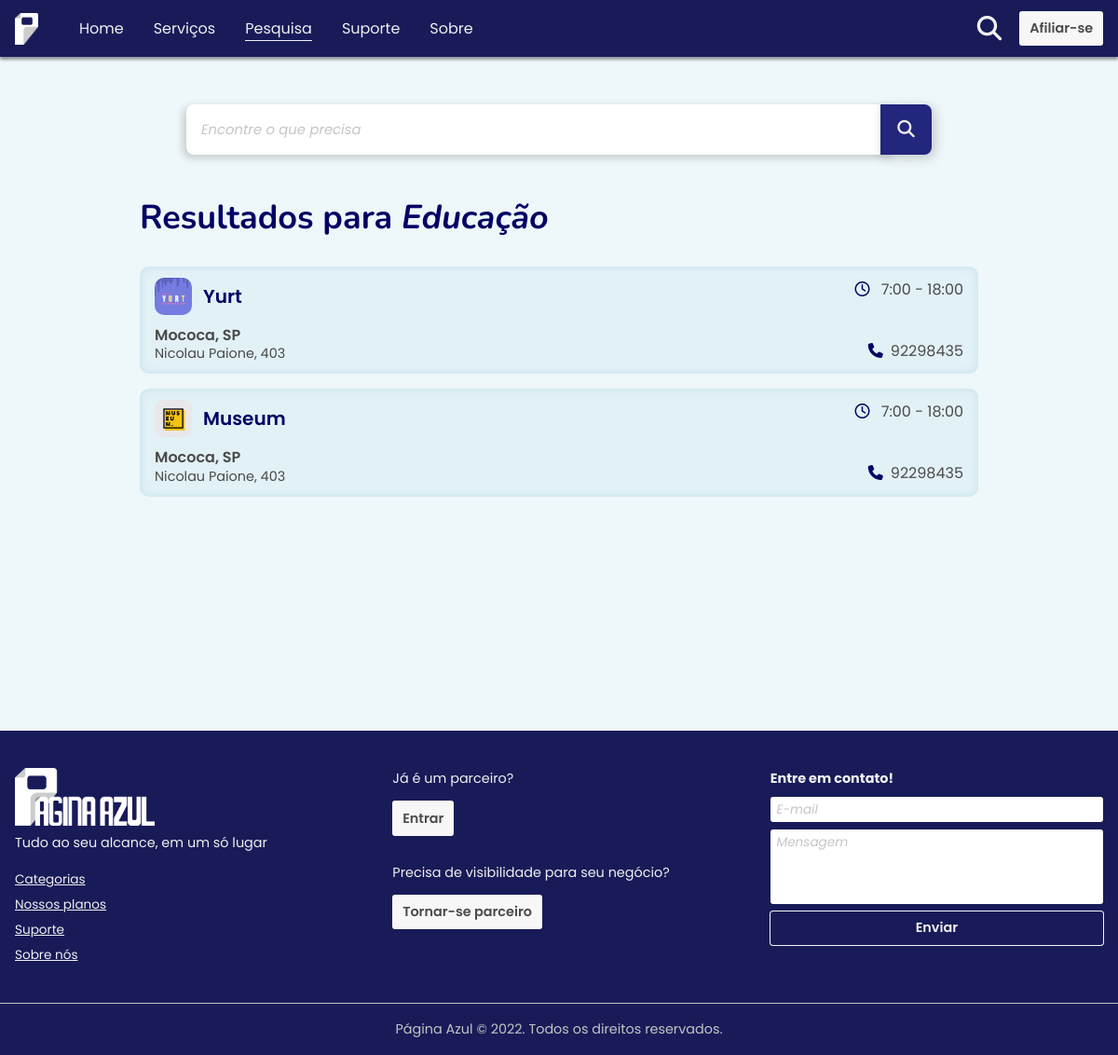
Screenshot of /busca?q=Educação with the database file from the repository.
### tables this page shows
CREATE TABLE `anunciante` (
  `idAnunciante` int(11) NOT NULL,
  `nome` varchar(30) NOT NULL,
  `CNPJ` char(18) DEFAULT NULL,
  `email` varchar(30) NOT NULL,
  `idPlano` int(11) NOT NULL,
  `idCategoria` int(11) NOT NULL,
  `descricao` varchar(1000) DEFAULT NULL,
  `imgAnuncioP` varchar(50) NOT NULL,
  `imgAnuncioG` varchar(50) DEFAULT NULL,
  `facebook` varchar(60) DEFAULT NULL,
  `instagram` varchar(60) DEFAULT NULL,
  `telefone` varchar(15) DEFAULT NULL,
  `celular` varchar(15) DEFAULT NULL,
  `whatsapp` varchar(15) DEFAULT NULL,
  `rua` varchar(30) DEFAULT NULL,
  `numero` varchar(3) DEFAULT NULL,
  `bairro` varchar(20) DEFAULT NULL,
  `cidade` varchar(20) DEFAULT NULL,
  `estado` char(2) DEFAULT NULL,
  `CEP` char(9) DEFAULT NULL
);

### pages/busca.php (the view, shortened to what this page needs)
<?php
  require_once $_SERVER['DOCUMENT_ROOT'] . "/assets/php/conexao.php";
  if (isset($_GET['q']) && str_replace(" ", "", $_GET["q"]) != '')  {
    $searchConditions = TRUE;
  } else {
    $searchConditions = FALSE;
  }
?>
<!DOCTYPE html>
<html lang="pt-br">
<head>
  <link rel="stylesheet" href="/assets/css/main.css">
</head>
<body id="pesquisa">
  <main>
    <section class="full-size">
      <div class="container--sm">
        <div class="search">
          <div class="search__wrapper">
            <form action="/busca" method="get" class="search__form">
              <input class="search__bar" type="search" name="q" id="pesquisa" placeholder="Encontre o que precisa" />
              <button class="search__btn btn--dark" type="submit"><i class="fa-solid fa-magnifying-glass"></i></button>
            </form>
          </div>
        </div>
        <?php
        if ($searchConditions)  {
          $search = $_GET['q'];
          $resultArray = FALSE;
          $categoriaQuery = $conexao->prepare("SELECT idCategoria, nome FROM categorias");
          $categoriaQuery->execute();
          $categoriaArray = $categoriaQuery->fetchAll(PDO::FETCH_ASSOC);
          foreach ($categoriaArray as $x) {
            if (strtolower(unaccent($x['nome'])) == strtolower(unaccent($search))) {
              $resultQuery = $conexao->prepare("SELECT * FROM anunciante WHERE idCategoria = " . $x['idCategoria']. " ORDER BY idPlano DESC");
              $resultQuery->execute();
              $resultArray = $resultQuery->fetchAll(PDO::FETCH_ASSOC);
            }
          }
        ?>
              <?php
              if ($resultArray) {
                ?>
          <div class="resultados" id="resultados">
            <h1 class="section-title">Resultados para <em><?= $search ?></em></h1>
            <div class="resultados-wrapper">
              <?php foreach ($resultArray as $x) { ?>
                  <div class="resultado">
                    <a href='/anunciante?anunciante=<?= $x['nome']; ?>'>
                      <div class="resultado__header">
                        <img class="resultado__img" src="/assets/img/img-anunciante/<?= $x['imgAnuncioP'] ?>" alt="aaaa">
                        <p class="resultado__title"><?= $x['nome']; ?></p>
                      </div>
                    </a>
                    <p class="resultado__time">
                      <span class="info"><i class="fa-regular fa-clock"></i> 7:00 - 18:00</span>
                    </p>
                    <p class="resultado__phone">
                      <span class="info"><a href='tel: +55<?= $x['telefone'] ?>' title="Ligar"><i class="fa-solid fa-phone"></i><?= $x['telefone'] ?></a></span>
                    </p>
                    <div class="resultado__address">
                      <p><?= $x['cidade'] ?>, <?= $x['estado'] ?></p>
                      <p><?= $x['rua'] ?>, <?= $x['numero'] ?></p>
                    </div>
                  </div>
              <?php
                }
              } else {
                echo "Nenhum resultado encontrado";
              }
              ?>
            </div>
          </div>
          <?php } ?>
    </section>
  </main>
</body>
</html>

### rows the page displays
anunciante: imgAnuncioP (picture), nome "Yurt", telefone "92298435", cidade "Mococa", estado "SP", rua "Nicolau Paione", numero "403"
anunciante: imgAnuncioP (picture), nome "Museum", telefone "92298435", cidade "Mococa", estado "SP", rua "Nicolau Paione", numero "403"

### other values shown
$search "Educação"
